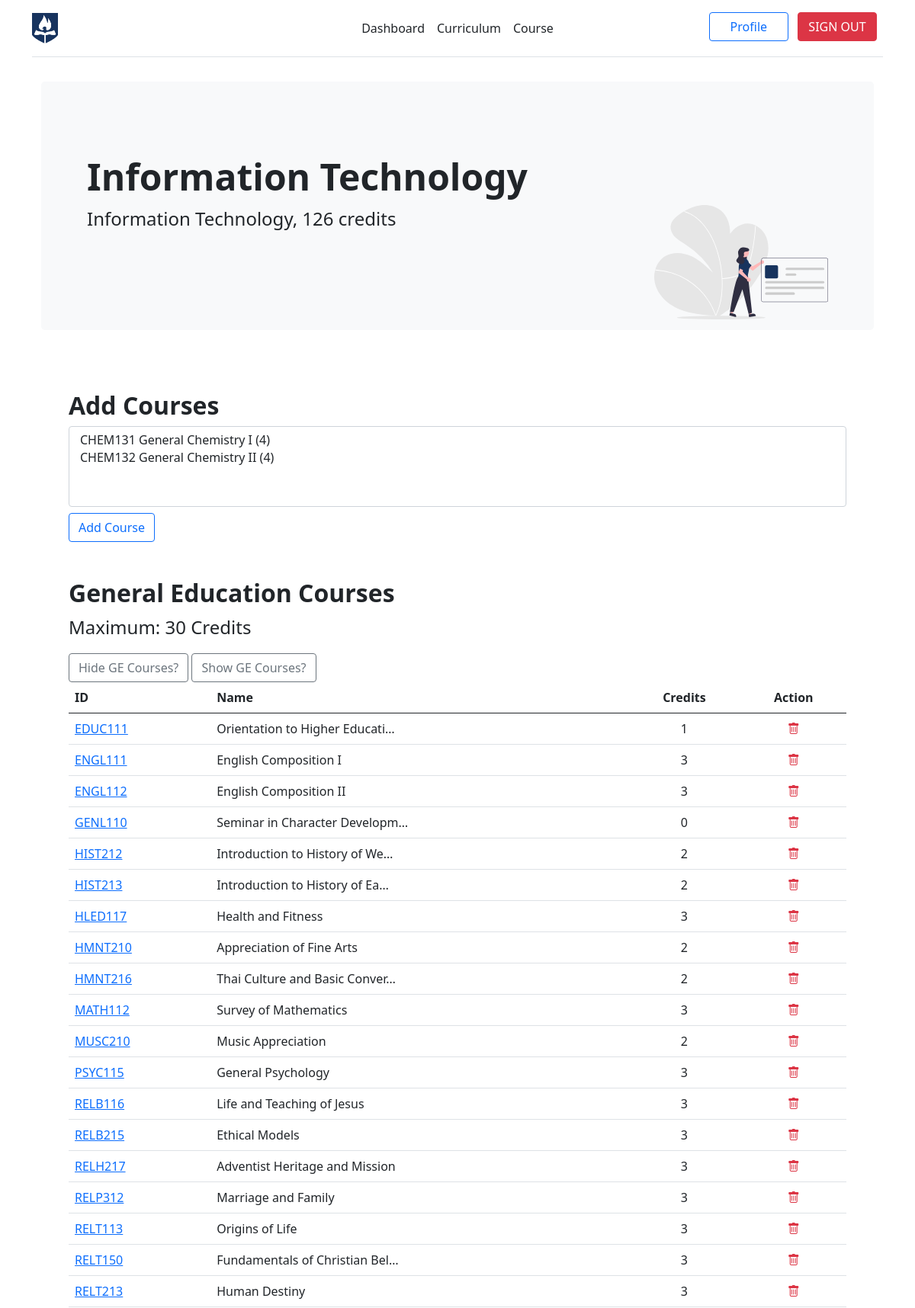
The app's page /ssapp/admin/7/curriculum (signed in, upper part) with its own data.
### ssapp/models.py (models this page shows, shortened)
class Curriculum(models.Model):
    name = models.CharField(max_length=50, unique=True)
    total_credits = models.PositiveSmallIntegerField()
    faculty = models.ForeignKey(Faculty, on_delete=models.CASCADE)
    courses = models.ManyToManyField('Course', blank=True, related_name="curriculum")

class Faculty(models.Model):
    name = models.CharField(max_length=50, unique=True)

class Course(models.Model):
    id =  models.CharField(max_length=10, primary_key=True)
    name =  models.CharField(max_length=50)
    credits = models.PositiveSmallIntegerField(default=3)
    category = models.CharField(
        choices = [
            ("General Education Courses", "General Education Courses"),
            ("Professional Courses", "Professional Courses"),
        ], max_length=30, default="Professional Courses"
    )
    faculty = models.ManyToManyField('Faculty', blank=True, related_name="courses")
    def __str__(self):
        return f"{self.id} {self.name} ({self.credits})"

### ssapp/views.py (the view, shortened to what this page needs)
# urls.py: path("ssapp/admin/<int:pk>/curriculum", views.AdminDetailCurriculum.as_view(), name="admin_detail_curriculum"),
class AdminDetailCurriculum(LoginRequiredMixin, generic.UpdateView):
    login_url = '/accounts/login'
    template_name = 'ssapp/admin/detail_curriculum.html'
    form_class = UpdateCurriculumForm
    def get(self, *args, **kwargs):
        if self.request.user.username != "admin":
            messages.warning(self.request, "You do not have admin capability")
            return redirect('ssapp:dashboard')
        curr_curriculum = Curriculum.objects.filter(pk=self.kwargs['pk'])[0]
        courses = curr_curriculum.courses.all()
        ge_courses = curr_curriculum.courses.filter(category = 'General Education Courses')
        pro_courses = curr_curriculum.courses.exclude(category = 'General Education Courses')
        not_added_courses = Course.objects.filter(faculty=curr_curriculum.faculty).difference(courses)
        form = self.form_class()
        context = {"curriculum": curr_curriculum, 'ge_courses': ge_courses, 'pro_courses': pro_courses, 'difference_courses': not_added_courses, "form": form}
        return render(self.request, self.template_name, context)

### ssapp/forms.py
class UpdateCurriculumForm(forms.ModelForm):
    def __init__(self, *args, **kwargs):
        super(UpdateCurriculumForm, self).__init__(*args, **kwargs)
        for name in self.fields.keys():
            self.fields[name].widget.attrs.update({
                'class': 'form-control',
            })
    class Meta:
        model = Curriculum
        fields = ['courses', ]

### ssapp/templates/ssapp/admin/detail_curriculum.html (shortened to what this page needs)
{% extends 'ssapp/base.html' %}
{% load static %}
{% block html_head %}
    <link rel="stylesheet" href="https://cdn.jsdelivr.net/npm/bootstrap-icons@1.5.0/font/bootstrap-icons.css">
{% endblock %}
{% block body %}
    <div class="container py-2">
        <div class="p-5 mb-4 bg-light rounded-3">
            <div class="container-fluid py-5 mb-2">
                <h1 class="display-5 fw-bold">{{ curriculum.name }}</h1>
                <img class="float-end" src="{% static 'images/undraw_Profile_data_re_v81r.svg' %}" height="150px">
                <p class="col-md-8 fs-4 mb-4"> {{ curriculum.faculty.name }}, {{curriculum.total_credits }} credits </p>
            </div>
        </div>
    </div>
    <div class="p-5">
        <div class="mb-5">
            <h2 class="display-7 fw-bold">Add Courses</h2>
            <form id="add_course">
                <select class="form-control" multiple id="id_courses" name="courses">
                    {% for option in difference_courses %}
                        <option value="{{ option.id }}">{{ option }}</option>
                    {% empty %}
                        <option>Empty</option>
                    {% endfor %}
                </select>
                <input type="submit" class="mt-2 btn btn-outline-primary" value="Add Course" />
            </form>
        </div>
        <h2 class="display-7 fw-bold my-2">General Education Courses</h2>
        <p class="fs-4">Maximum: 30 Credits</p>
        <div class="table-responsive">
            <button id="hide" class="btn btn-outline-secondary">Hide GE Courses?</button>
            <button id="show" class="btn btn-outline-secondary">Show GE Courses?</button>
            {% if ge_courses %}
                <table class="table table-hover" id="ge_courses">
                    <thead>
                        <tr>
                            <th>ID</th>
                            <th>Name</th>
                            <th class="text-center">Credits</th>
                            <th class="text-center">Action</th>
                        </tr>
                    </thead>
                    <tbody>
                        {% for course in ge_courses %}
                            <tr>
                                <td><a href="{% url 'ssapp:admin_class' course.id %}" class="">{{ course.id }}</a></td>
                                <td>{{ course.name|truncatechars:30 }}</td>
                                <td class="text-center">{{ course.credits }}</td>
                                <td class="text-center"> <a href="{% url 'ssapp:drop_course_from_curriculum' curriculum.id course.id %}" class="text-danger"><i class="bi bi-trash"></i></a> </td>
                            </tr>
                        {% endfor %}
                    </tbody>
                </table>
            {% else %}
                <p>It seems like there is no general courses here, would you like to add all the general courses?</p>
                <a href="{% url 'ssapp:add_ge_courses' curriculum.pk %}" class="btn btn-outline-secondary">Okay please!</a>
            {% endif %}
        </div>
    </div>
{% endblock %}

### records on screen
Curriculum: name "Information Technology", faculty.name "Information Technology", total_credits "126"
Course: id "EDUC111", name "Orientation to Higher Educati…", credits "1"
Course: id "ENGL111", name "English Composition I", credits "3"
Course: id "ENGL112", name "English Composition II", credits "3"
Course: id "GENL110", name "Seminar in Character Developm…", credits "0"
Course: id "HIST212", name "Introduction to History of We…", credits "2"
Course: id "HIST213", name "Introduction to History of Ea…", credits "2"
Course: id "HLED117", name "Health and Fitness", credits "3"
Course: id "HMNT210", name "Appreciation of Fine Arts", credits "2"
Course: id "HMNT216", name "Thai Culture and Basic Conver…", credits "2"
Course: id "MATH112", name "Survey of Mathematics", credits "3"
Course: id "MUSC210", name "Music Appreciation", credits "2"
Course: id "PSYC115", name "General Psychology", credits "3"
Course: id "RELB116", name "Life and Teaching of Jesus", credits "3"
Course: id "RELB215", name "Ethical Models", credits "3"
Course: id "RELH217", name "Adventist Heritage and Mission", credits "3"
Course: id "RELP312", name "Marriage and Family", credits "3"
Course: id "RELT113", name "Origins of Life", credits "3"
Course: id "RELT150", name "Fundamentals of Christian Bel…", credits "3"
Course: id "RELT213", name "Human Destiny", credits "3"
